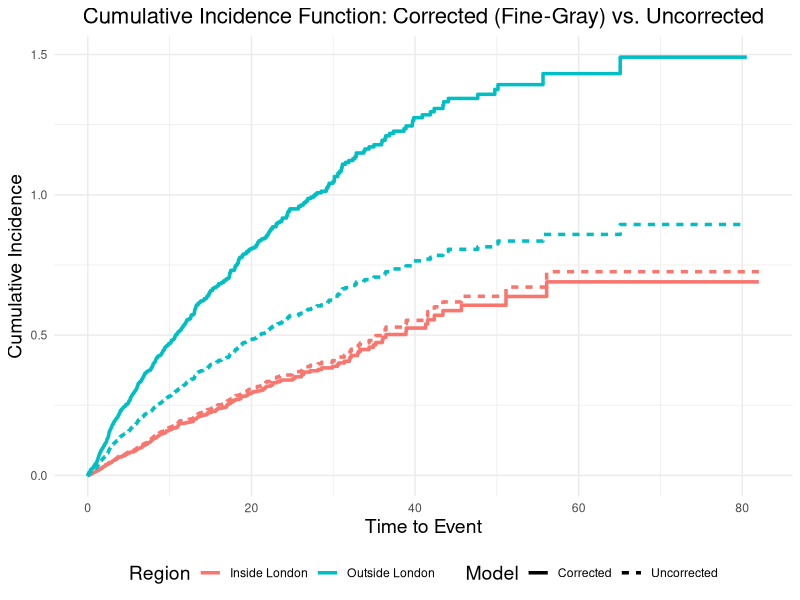
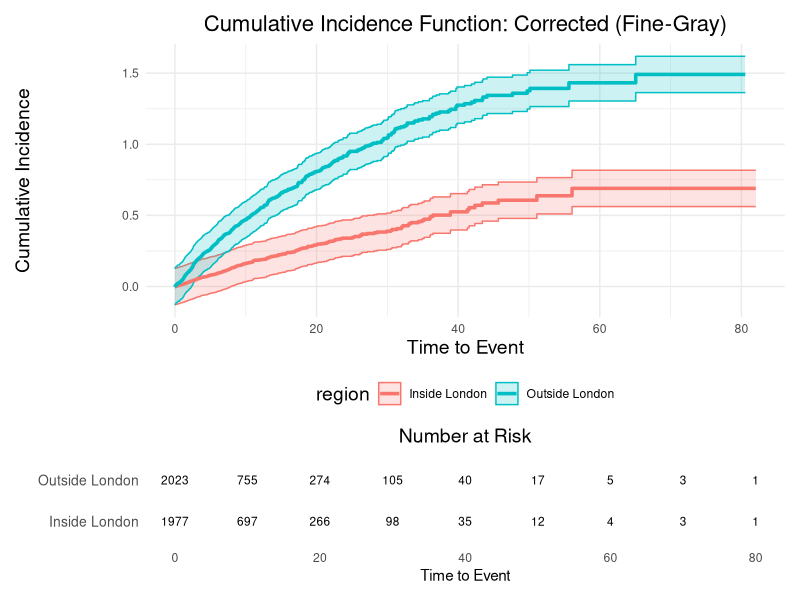

Recreate these plots in R, in order.
# Load required packages
library(tibble)
library(dplyr)
library(kableExtra)
library(cmprsk)
library(ggplot2)
library(patchwork)

# Number of observations
n <- 4000

# Modify the creation of the dummy dataset to include 'age' as a significant factor
set.seed(1214223)

# Create a dummy dataset with group-specific event probabilities
dummy_data <- tibble(
  time_to_event = rexp(n, rate = 0.1),  # Generate random survival times
  region = sample(c("Outside London", "Inside London"), size = n, replace = TRUE),
  age = rnorm(n, mean = 8, sd = 10),
  # Adjust the probability to make both age and region significantly affect the event status
  status = ifelse(region == "Inside London",
                  rbinom(n, size = 1, prob = plogis(-1.5 - 0.02 * age)),  # Stronger logistic effect of age for "Inside London"
                  rbinom(n, size = 1, prob = plogis(-0.5 - 0.02 * age)))  # Weaker logistic effect of age for "Outside London"
)

# Create the Fine-Gray model
fg_model <- crr(
  ftime = dummy_data$time_to_event,    # Time to event
  fstatus = dummy_data$status,         # Status (event vs censoring)
  cov1 = model.matrix(~ region + age, data = dummy_data)[, -1]  # Covariates (excluding intercept column)
)

# Summary of the model
summary(fg_model)

# Create cumulative incidence data using 'cuminc' function for uncorrected cumulative incidence
fit <- cuminc(ftime = dummy_data$time_to_event, fstatus = dummy_data$status, group = dummy_data$region)

# Extract and organize uncorrected data into a tidy data frame for ggplot, including cumulative incidence estimates
uncorrected_ci_data <- do.call(rbind, lapply(names(fit), function(region_name) {
  if ("est" %in% names(fit[[region_name]])) {
    data.frame(
      time = fit[[region_name]]$time,
      cuminc = fit[[region_name]]$est,
      region = gsub(" 1", "", region_name)  # Clean the region name
    )
  }
}))

# Extract coefficients from the Fine-Gray model
coefficients <- summary(fg_model)$coef

# Extract coefficients for "regionOutside London" and "age"
outside_london_coef <- coefficients["regionOutside London", "coef"]
age_coef <- coefficients["age", "coef"]

# Calculate the average age in the dataset
mean_age <- mean(dummy_data$age)

# Extract the coefficients vector from the Fine-Gray model
coef_vector <- coefficients[, "coef"]

# Create the design matrix for the covariates (excluding intercept)
covariate_matrix <- model.matrix(~ region + age, data = dummy_data)[, -1]  # Adjust as needed for additional covariates

# Calculate the linear predictor for each observation
# This is the dot product of the covariate values and the corresponding coefficients
linear_predictor <- covariate_matrix %*% coef_vector

# Use the uncorrected cumulative incidence as a baseline and adjust for the effect of all covariates
corrected_ci_data <- uncorrected_ci_data %>%
  mutate(
    # Apply the linear predictor to calculate the corrected cumulative incidence
    corrected_cuminc = cuminc * exp(linear_predictor[match(region, dummy_data$region)]),
    # Calculate standard errors for confidence intervals
    se_cuminc = sqrt(diag(fg_model$var)[1])  # Simplified extraction of standard error for illustration purposes
  ) %>%
  mutate(
    ci_upper = corrected_cuminc + 1.96 * se_cuminc,
    ci_lower = corrected_cuminc - 1.96 * se_cuminc,
    type = "Corrected"
  )

# Add a new column to indicate whether the data is corrected or uncorrected
uncorrected_ci_data <- uncorrected_ci_data %>%
  mutate(type = "Uncorrected")

corrected_ci_data <- corrected_ci_data %>%
  mutate(type = "Corrected")

# Combine both corrected and uncorrected data
combined_ci_data <- bind_rows(
  uncorrected_ci_data %>% rename(cif = cuminc),
  corrected_ci_data %>% rename(cif = corrected_cuminc)
)


# Plot both the corrected (Fine-Gray) and uncorrected cumulative incidence curves for both groups
ggplot(combined_ci_data, aes(x = time, y = cif, color = region, linetype = type)) +
  geom_line(size = 1.2) +
  # Labels and styling
  labs(
    title = "Cumulative Incidence Function: Corrected (Fine-Gray) vs. Uncorrected",
    x = "Time to Event",
    y = "Cumulative Incidence",
    color = "Region",
    linetype = "Model"
  ) +
  theme_minimal() +
  theme(
    plot.title = element_text(hjust = 0.5, size = 16),
    axis.title = element_text(size = 14),
    legend.title = element_text(size = 14),
    legend.position = "bottom"
  )


# Plot corrected cumulative incidence curves with confidence intervals
cuminc_plot_corrected <- ggplot(corrected_ci_data, aes(x = time, y = corrected_cuminc, color = region)) +
  geom_ribbon(aes(x = time, ymin = ci_lower, ymax = ci_upper, fill = region), alpha = 0.2) +
  geom_line(size = 1.2) +
  # Labels and styling
  labs(
    title = "Cumulative Incidence Function: Corrected (Fine-Gray)",
    x = "Time to Event",
    y = "Cumulative Incidence"
  ) +
  theme_minimal() +
  theme(
    plot.title = element_text(hjust = 0.5, size = 16),
    axis.title = element_text(size = 14),
    legend.title = element_text(size = 14),
    legend.position = "bottom"
  )

# Calculate the number at risk for the unadjusted risk table
time_intervals <- seq(0, max(dummy_data$time_to_event), by = 10)  # Set time intervals (e.g., every 10 units)

risk_data <- lapply(time_intervals, function(t) {
  dummy_data %>%
    filter(time_to_event >= t) %>%
    group_by(region) %>%
    summarise(at_risk = n(), .groups = 'drop') %>%
    mutate(time = t)
}) %>%
  bind_rows()

# Plot the risk table with unadjusted number at risk
risk_table_plot <- ggplot(risk_data, aes(x = time, y = region, label = at_risk)) +
  geom_text(size = 3) +
  labs(
    x = "Time to Event",
    y = "Region",
    title = "Number at Risk"
  ) +
  theme_minimal() +
  theme(
    plot.title = element_text(hjust = 0.5, size = 14),
    axis.title.y = element_blank(),
    axis.text.y = element_text(size = 10),
    panel.grid.major = element_blank(),  # Remove grid lines for clarity
    panel.grid.minor = element_blank()
  )

# Combine the corrected cumulative incidence plot and unadjusted risk table using patchwork
final_plot <- cuminc_plot_corrected / risk_table_plot + plot_layout(heights = c(3, 1))

# Print the combined plot
final_plot


#Revised Approach:
#  To maintain statistical validity, the following revised approach is suggested:
#
#  Keep the Number at Risk as an Empirical Count:
#  Retain the original, unadjusted counts of participants at risk over time.
#Use the Fine-Gray Model for Cumulative Incidence:
#  Use the Fine-Gray model coefficients to derive adjusted cumulative incidence curves, showing the covariate effects on survival or cumulative incidence.
#Visualize Covariate Effects through Model Outputs:
#  Present the effects of covariates by plotting adjusted survival or cumulative incidence curves.
#Here's the revised version of the code, where we maintain the empirical number at risk while showcasing the covariate effects through adjusted cumulative incidence:
